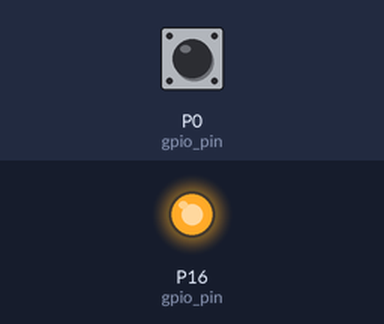
The program below on a simulated BBC micro:bit running MicroPython. On the bench: output pins drawn as LEDs (lit = HIGH). Inputs (shaded band) come from the test bench; at power-on: P0 (gpio_pin) LOW.

Above: at 1.2 s.
1.3 s: P0 (gpio_pin) pulled HIGH for 0.15 s
At 2.6 s:
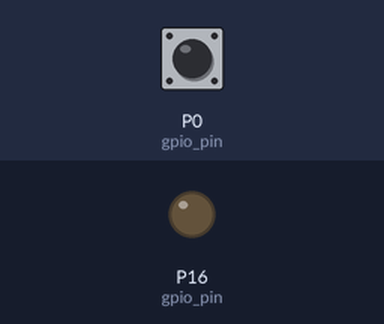
2.9 s: P0 (gpio_pin) pulled HIGH for 1 s
At 5.1 s:
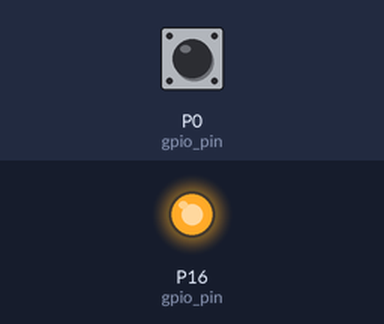
5.4 s: P0 (gpio_pin) pulled HIGH for 3.2 s
At 10.0 s:
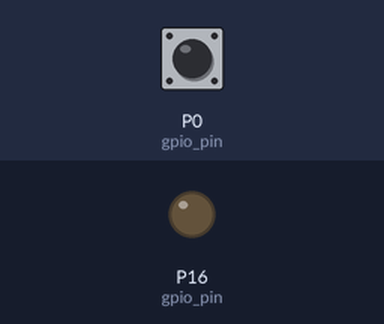
Timing chart, 0 to 11.5 s (numbered marks = the images above; inputs shaded):
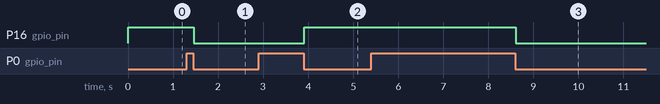

Measured:
- after the input at 1.3 s, P16 (gpio_pin): HIGH → LOW after 0.16 s
- after the input at 2.9 s, P16 (gpio_pin): LOW → HIGH after 1.0 s
- after the input at 5.4 s, P16 (gpio_pin): HIGH → LOW after 3.2 s

The program:

simplelamp.py
```python
from microbit import *

def main():
    # LED begins in a known off state
    state = 0
    # Loop forever
    while True:
        if is_button_pushed(pin0):
            state = flip_led_state(pin16, state)

def is_button_pushed(gpio_pin):
    # By default control circuit sends a high signal to pin0
    # When the button is pushed, the signal drops to zero as the switch completes the circuit to ground. The switch will then automatically re-open the original circuit.
    if gpio_pin.read_digital() == 0:
        sleep(10)
        # We double check whether a zero signal is present at pin0 to account for any mechanical issues in the button push
        if gpio_pin.read_digital() == 0:
            return True
    return False

def flip_led_state(gpio_pin, state):
    # If the LED is currently off, set its new state to on and vice versa
    state = not state
    # Switch the LED to its newly determined state
    gpio_pin.write_digital(state)
    # Wait for the switch to reset to an open state before returning to outer loop
    while pin0.read_digital() == 0:
        sleep(10)
    return state

if __name__ == "__main__":
    main()
```
